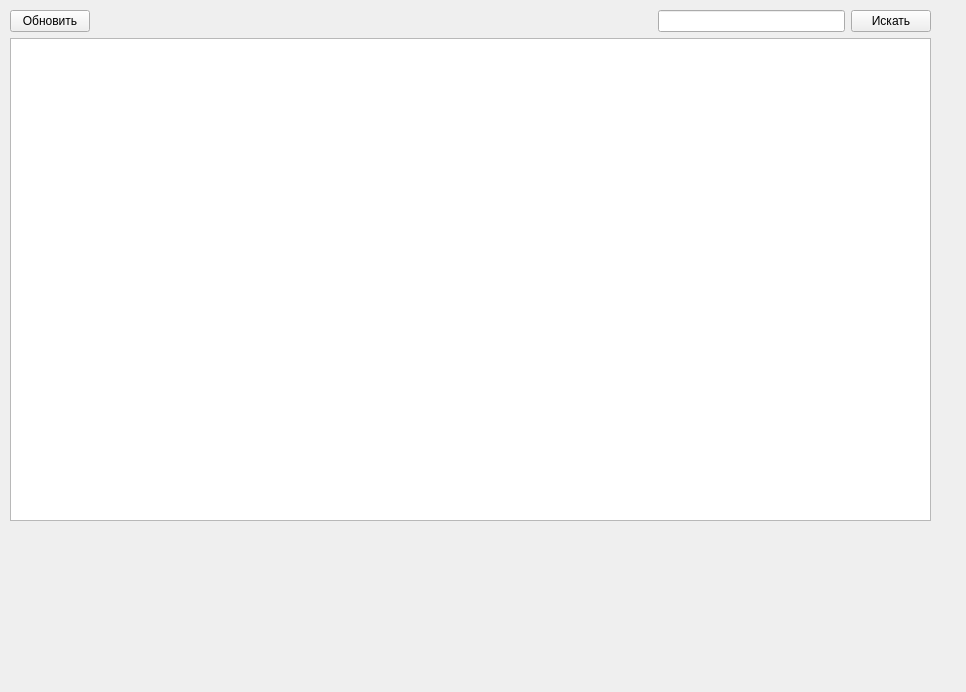
<?xml version="1.0" encoding="UTF-8"?>
<ui version="4.0">
 <class>AllNewsTab</class>
 <widget class="QWidget" name="AllNewsTab">
  <property name="geometry">
   <rect>
    <x>0</x>
    <y>0</y>
    <width>966</width>
    <height>692</height>
   </rect>
  </property>
  <property name="sizePolicy">
   <sizepolicy hsizetype="Maximum" vsizetype="Preferred">
    <horstretch>0</horstretch>
    <verstretch>0</verstretch>
   </sizepolicy>
  </property>
  <property name="windowTitle">
   <string>Form</string>
  </property>
  <widget class="QWidget" name="verticalLayoutWidget">
   <property name="geometry">
    <rect>
     <x>10</x>
     <y>10</y>
     <width>921</width>
     <height>511</height>
    </rect>
   </property>
   <layout class="QVBoxLayout" name="verticalLayout_4">
    <item>
     <layout class="QHBoxLayout" name="horizontalLayout_2">
      <item>
       <widget class="QPushButton" name="refreshButton">
        <property name="text">
         <string>Обновить</string>
        </property>
        <property name="icon">
         <iconset theme="address-book-new">
          <normaloff>.</normaloff>.</iconset>
        </property>
       </widget>
      </item>
      <item>
       <spacer name="horizontalSpacer">
        <property name="orientation">
         <enum>Qt::Horizontal</enum>
        </property>
        <property name="sizeHint" stdset="0">
         <size>
          <width>40</width>
          <height>20</height>
         </size>
        </property>
       </spacer>
      </item>
      <item>
       <spacer name="horizontalSpacer_2">
        <property name="orientation">
         <enum>Qt::Horizontal</enum>
        </property>
        <property name="sizeHint" stdset="0">
         <size>
          <width>40</width>
          <height>20</height>
         </size>
        </property>
       </spacer>
      </item>
      <item>
       <spacer name="horizontalSpacer_3">
        <property name="orientation">
         <enum>Qt::Horizontal</enum>
        </property>
        <property name="sizeHint" stdset="0">
         <size>
          <width>40</width>
          <height>20</height>
         </size>
        </property>
       </spacer>
      </item>
      <item>
       <widget class="QLineEdit" name="searchTextEdit"/>
      </item>
      <item>
       <widget class="QPushButton" name="searchButton">
        <property name="text">
         <string>Искать</string>
        </property>
       </widget>
      </item>
     </layout>
    </item>
    <item>
     <widget class="QListWidget" name="newsListWidget">
      <property name="sortingEnabled">
       <bool>true</bool>
      </property>
     </widget>
    </item>
   </layout>
  </widget>
 </widget>
 <resources/>
 <connections/>
</ui>
